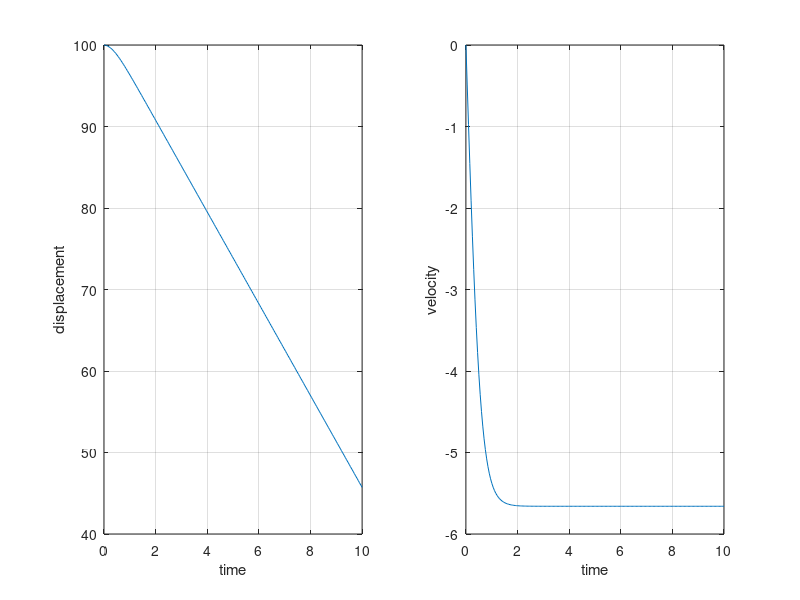

Write MATLAB code to recreate this figure.
% Bungee1
clc;
clear;
close all;

%% Inputs

% Time
dt = 0.05;     % Timestep (s)
Tmax = 10;      % Max time (s)
ninc = Tmax/dt; % Number of increments

% Jumper
m = 1;      % Mass of jumper (Kg)
xTop = 100; % Starting height
c = 0.5;       % Coeff of drag    % <--
rho = 1.225; % Density of air
A = 1;       % Area of diver
CdA = 0.5 * rho * c;            % <--

% Force
% force = 10;                   % <--

% Set up vars to store data
t = linspace(0,Tmax,ninc);
x = zeros(size(t));   % Displacement
v = zeros(size(t));   % Velocity
a = zeros(size(t));   % Acceleration
F = zeros(size(t));   % Total force on jumper

%% Set initial conditions   
x(1)  = xTop;                      % <--
v(1)  = 0;
F(1)  = m*9.81 - ( CdA * v(1)^2 );  
a(1)  = -F(1) / m;                 % <--


%% Loop thru and calc
for n = 2:ninc
    F(n)  = m*9.81 - ( CdA * v(n-1)^2 );  % <--
    a(n)  = -F(n) / m;                    % <--
    v(n)  = v(n-1) + (a(n)*dt);
    x(n)  = x(n-1) + (v(n)*dt);
end


%% Do plot

figure
subplot(1,2,1)
plot(t,x)
grid on
xlabel('time')
ylabel('displacement')
subplot(1,2,2)
plot(t,v)
grid on
xlabel('time')
ylabel('velocity')
